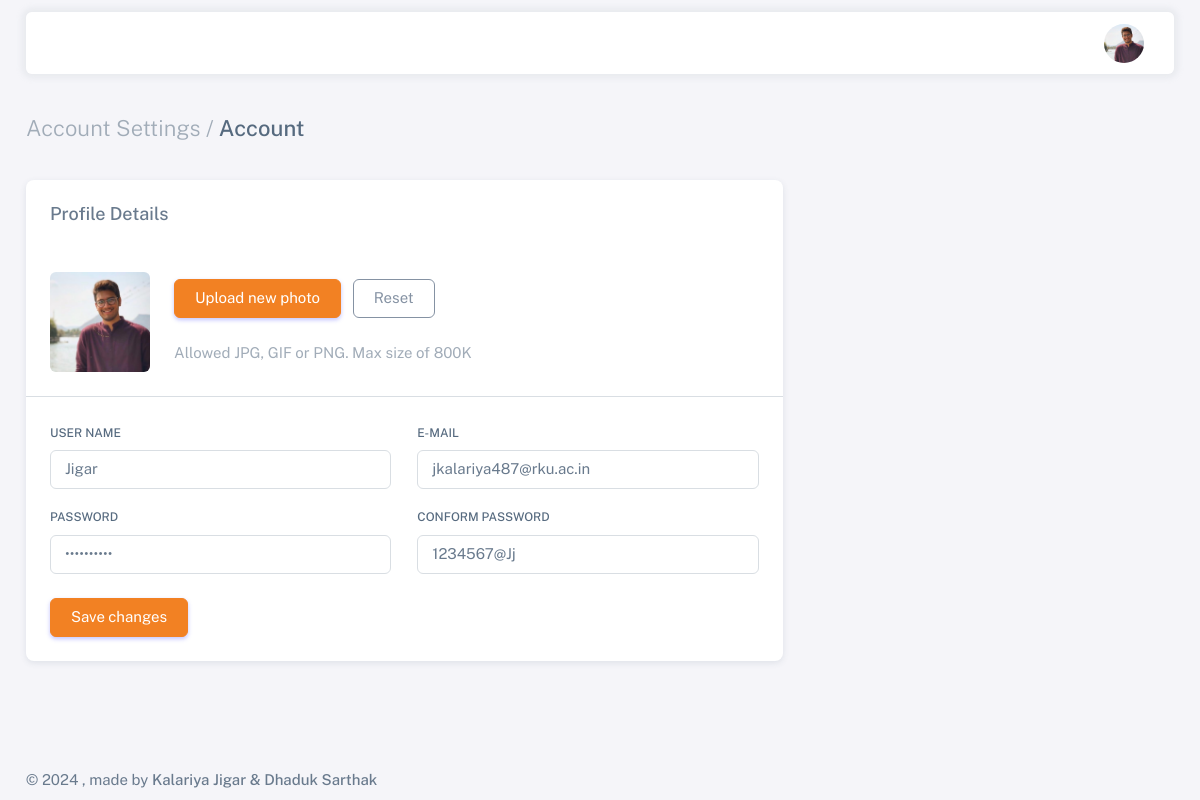
Screenshot of /account_user.php (signed in) with the database file from the repository.
### tables this page shows
CREATE TABLE `register` (
  `username` varchar(250) NOT NULL,
  `email` varchar(250) NOT NULL,
  `password` varchar(250) NOT NULL,
  `user` varchar(250) NOT NULL,
  `profilepic` varchar(250) NOT NULL,
  `token` varchar(250) NOT NULL
);

### account_user.php (the view, shortened to what this page needs)
<?php include './user_include/header.php' ?>
<div class="content-wrapper">
  <div class="container-xxl flex-grow-1 container-p-y">
    <h4 class="py-3 mb-4"><span class="text-muted fw-light">Account Settings /</span> Account</h4>
    <?php
    $username = $_SESSION['u'];
    $q_register = "SELECT * FROM `register` WHERE `username`='$username'";
    $q_register_r = mysqli_query($con, $q_register);
    if (mysqli_num_rows($q_register_r) == 1) {
      $register_row = mysqli_fetch_assoc($q_register_r);
    ?>
      <div class="row">
        <div class="col-md-8">
          <div class="card mb-4">
            <h5 class="card-header">Profile Details</h5>
            <form enctype="multipart/form-data" method="post">
              <div class="card-body">
                <div class="d-flex align-items-start align-items-sm-center gap-4">
                  <img src="uploaded_image/<?php echo $register_row['profilepic'] ?>" alt="user-avatar" class="d-block rounded" height="100" width="100" id="uploadedAvatar" />
                  <div class="button-wrapper">
                    <label for="upload" class="btn btn-primary me-2 mb-4" tabindex="0">
                      <span class="d-none d-sm-block">Upload new photo</span>
                    </label>
                    <button type="button" class="btn btn-outline-secondary account-image-reset mb-4 refresh-button">
                      <span class="d-none d-sm-block">Reset</span>
                    </button>
                    <p class="text-muted mb-0">Allowed JPG, GIF or PNG. Max size of 800K</p>
                  </div>
                </div>
              </div>
              <hr class="my-0" />
              <div class="card-body">
                <div class="row">
                  <div class="mb-3 col-md-6">
                    <label for="firstName" class="form-label">User Name</label>
                    <input class="form-control" type="text" id="username" name="edit_username" value="<?php echo $register_row['username'] ?>" autofocus />
                  </div>
                  <div class="mb-3 col-md-6">
                    <label for="email" class="form-label">E-mail</label>
                    <input class="form-control" type="email" id="email" name="edit_email" value="<?php echo $register_row['email'] ?>" />
                  </div>
                  <div class="mb-3 col-md-6">
                    <label for="organization" class="form-label">Password</label>
                    <input type="password" class="form-control" id="organization" name="edit_pwd" value="<?php echo $register_row['password'] ?>" />
                  </div>
                  <div class="mb-3 col-md-6">
                    <label for="organization" class="form-label">Conform Password</label>
                    <input type="text" class="form-control" id="organization" name="edit_cpwd" value="<?php echo $register_row['password'] ?>" />
                  </div>
                </div>
                <div class="mt-2">
                  <button type="submit" class="btn btn-primary me-2" name="edit_add">Save changes</button>
                </div>
              </div>
            </form>
          </div>
        </div>
      </div>
    <?php
    }
    ?>
  </div>
  <?php include './user_include/footer.php' ?>

### user_include/header.php (shortened to what this page needs)
<?php include_once 'connection.php' ?>
<!DOCTYPE html>
<html lang="en" class="light-style layout-menu-fixed layout-compact" dir="ltr" data-theme="theme-default" data-assets-path="./admin/assets/" data-template="vertical-menu-template-free">
<head>
  <link rel="stylesheet" href="./admin/assets/vendor/fonts/boxicons.css" />
  <link rel="stylesheet" href="./admin/assets/vendor/css/core.css" class="template-customizer-core-css" />
  <link rel="stylesheet" href="./admin/assets/vendor/css/theme-default.css" class="template-customizer-theme-css" />
  <link rel="stylesheet" href="./admin/assets/css/demo.css" />
  <link rel="stylesheet" href="./admin/assets/vendor/libs/perfect-scrollbar/perfect-scrollbar.css" />
  <link rel="stylesheet" href="./admin/assets/vendor/libs/apex-charts/apex-charts.css" />
</head>
<body>
  <div class="layout-wrapper layout-content-navbar">
    <div class="layout-container">
      <div class="layout-page p-0">
        <nav class="layout-navbar container-xxl navbar navbar-expand-xl navbar-detached align-items-center bg-navbar-theme" id="layout-navbar">
          <div class="navbar-nav-right d-flex align-items-center" id="navbar-collapse">
            <ul class="navbar-nav flex-row align-items-center ms-auto">
              <?php
              $username = $_SESSION['u'];
              $q_register = "SELECT * FROM `register` WHERE `username`='$username'";
              $q_register_r = mysqli_query($con, $q_register);
              if (mysqli_num_rows($q_register_r) == 1) {
                $register_row = mysqli_fetch_assoc($q_register_r);
              ?>
                <li class="nav-item navbar-dropdown dropdown-user dropdown">
                  <a class="nav-link dropdown-toggle hide-arrow" href="javascript:void(0);" data-bs-toggle="dropdown">
                    <div class="avatar">
                      <img src="uploaded_image/<?php echo $register_row['profilepic'] ?>" alt class="w-px-40 h-auto rounded-circle" />
                    </div>
                  </a>
                </li>
              <?php
              }
              ?>
            </ul>
          </div>
        </nav>

### rows the page displays
register: profilepic (picture), edit_username "Jigar", edit_email "jkalariya487@rku.ac.in", edit_cpwd "1234567@Jj"
